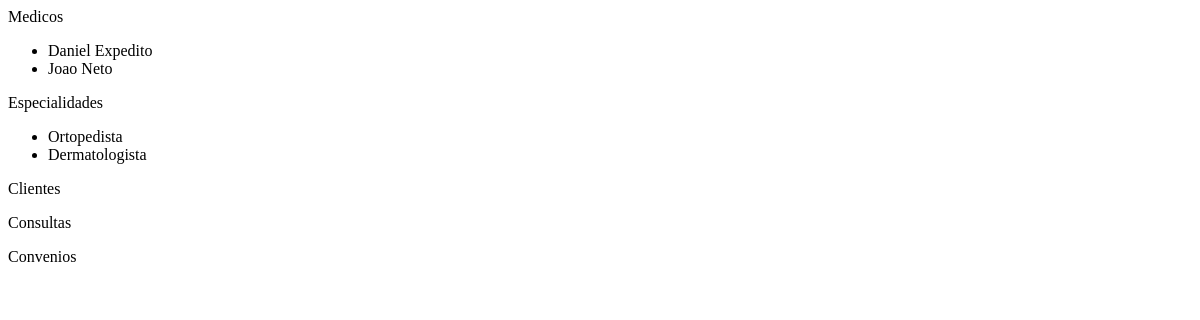
The app's page /, older data.
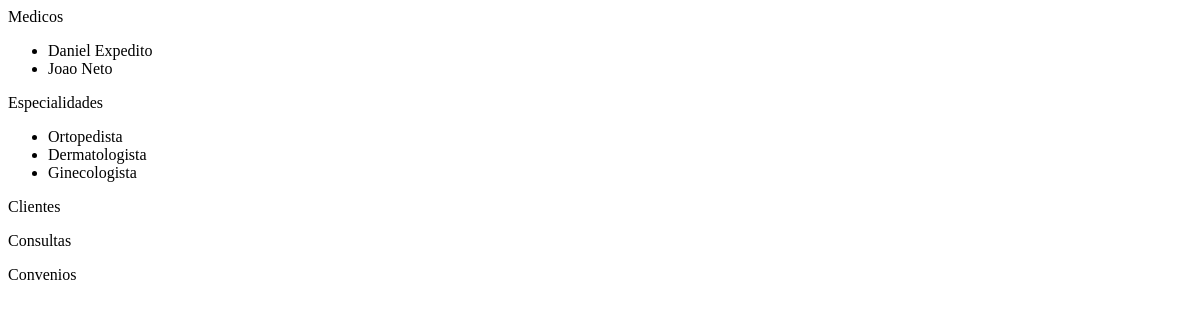
The same page, newer data.
### core/models.py (models this page shows, shortened)
class Medico(models.Model):
    nome = models.CharField(max_length=50)
    crm = models.CharField(max_length=50)
    especialidade = models.ForeignKey(Especialidade, on_delete=models.CASCADE)

class Especialidade(models.Model):
    nome = models.CharField(max_length=50)

### core/views.py (the view)
# urls.py: path('', index)
def index(request):
    template_name = 'index.html'
    context = {
        "medicos": Medico.objects.all(),
        "especialidades": Especialidade.objects.all(),
        "cliente": Cliente.objects.all(),
        "consulta": Consulta.objects.all(),
        "convenio": Convenio.objects.all(),
    }
    return render(request, template_name, context)

### core/templates/index.html (shortened to what this page needs)
<!DOCTYPE html>
<html lang="en">
<head>
</head>
<body>
Medicos
<ul>
    {% for medico in medicos %}
    <li>{{ medico.nome }}</li>
    {% endfor %}
</ul>
Especialidades
<ul>
    {% for especialidade in especialidades %}
    <li>{{ especialidade.nome }}</li>
    {% endfor %}
</ul>
Clientes
Consultas
Convenios
</body>
</html>

Row changes from the older to the newer data that the page shows:
added Especialidade: nome "Ginecologista"
